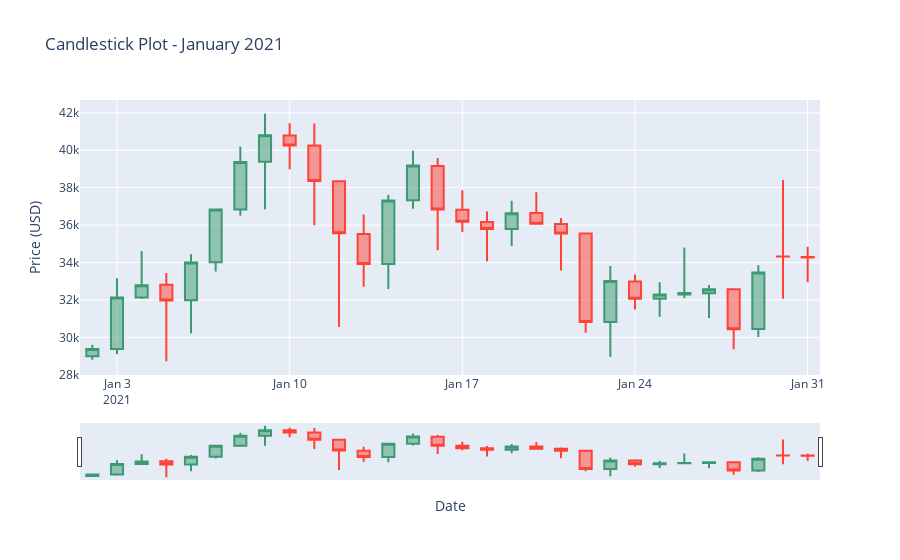

The code cell stored with this chart in its notebook:
### Markdown cell above
##### A candlestick chart shows open, high, low, and close prices for each day, giving a detailed view of intraday activity and market psychology. This is especially useful for short-term trading analysis. Observing a specific month can help identify patterns like bullish reversals or consolidation phases.

### Code cell
df_sample = df[(df['Date'] >= '2021-01-01') & (df['Date'] <= '2021-01-31')]
fig = go.Figure(data=[
    go.Candlestick(x=df_sample['Date'],
                   open=df_sample['Open'],
                   high=df_sample['High'],
                   low=df_sample['Low'],
                   close=df_sample['Close'])
])
fig.update_layout(title='Candlestick Plot - January 2021', xaxis_title='Date', yaxis_title='Price (USD)')
fig.show()
